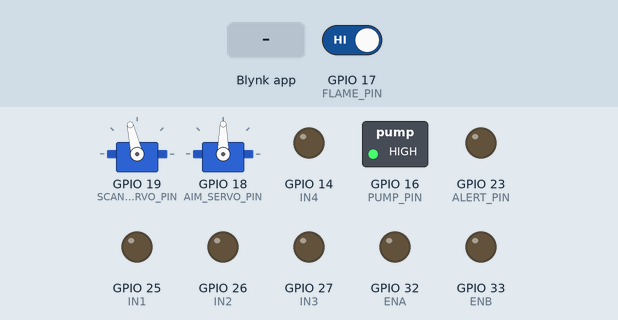
A sketch run on a simulated ESP32. Shown: 2 × servo, switched loads named in the sketch (green lamp = pin HIGH), output pins drawn as LEDs (lit = HIGH). Dashed ring = blinking. Inputs (shaded band) come from the test bench; at power-on: GPIO 17 (FLAME_PIN) HIGH. WiFi joins after 1.5 s; servers stay silent unless stated.

Above: at 3.07 s.
3.1 s: GPIO 17 (FLAME_PIN) driven LOW
At 4.3 s:
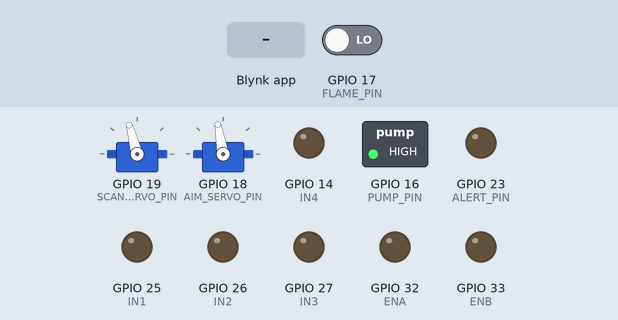
4.6 s: Blynk app writes 1 to V11
At 4.75 s:
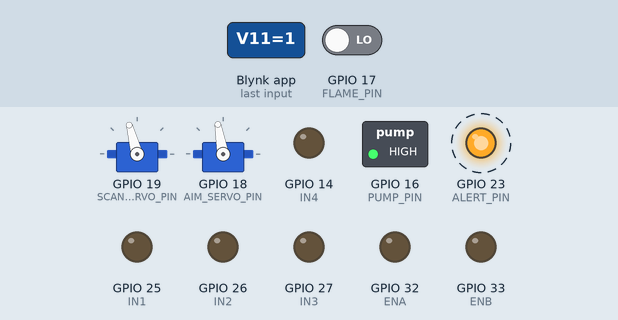
7.6 s: Blynk app writes 1 to V1
At 7.75 s:
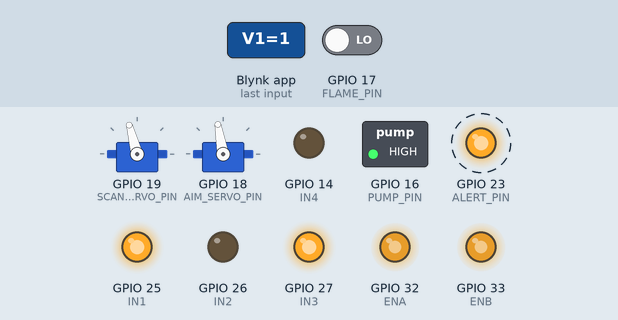
10.6 s: Blynk app writes 1 to V2
At 10.76 s:
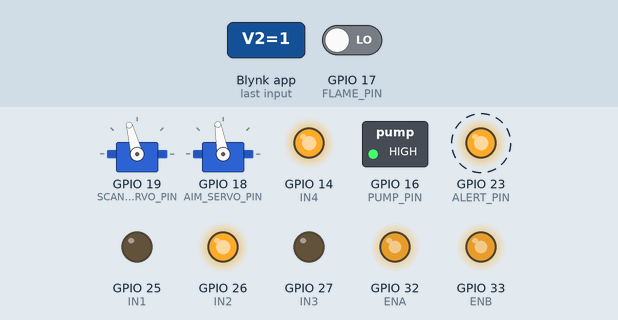
13.6 s: GPIO 17 (FLAME_PIN) driven HIGH
At 14.37 s:
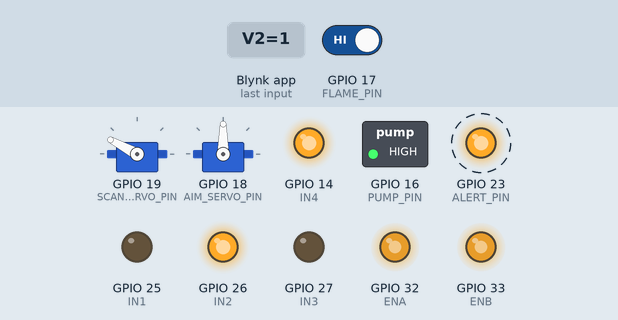
16.6 s: Blynk app writes 200 to V1
At 16.77 s:
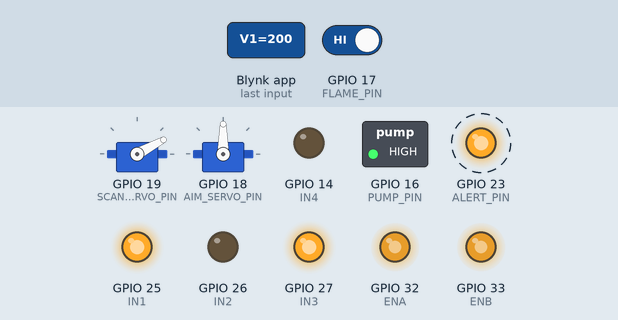
Timing chart, 0 to 50.5 s (numbered marks = the images above; inputs shaded):
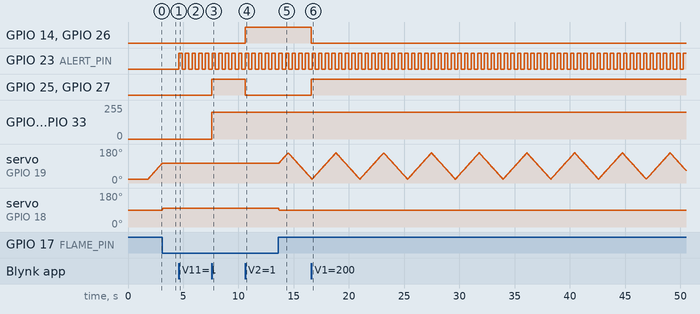

Measured:
- after the input at 3.1 s, servo on GPIO 19 (SCAN_SERVO_PIN): stays 105° (without the input it goes to 107° after 0.02 s); servo on GPIO 18 (AIM_SERVO_PIN): 90° → 100° at once
- after the input at 4.6 s, GPIO 23 (ALERT_PIN): alternates HIGH for 0.30 s and LOW for 0.30 s, starting at once
- after the input at 7.6 s, GPIO 25 (IN1), GPIO 27 (IN3): LOW → HIGH at once; GPIO 32 (ENA), GPIO 33 (ENB): 0/255 → 200/255 at once
- after the input at 10.6 s, GPIO 14 (IN4), GPIO 26 (IN2): LOW → HIGH at once; GPIO 25 (IN1), GPIO 27 (IN3): HIGH → LOW at once
- after the input at 13.6 s, servo on GPIO 19 (SCAN_SERVO_PIN): rises from 105° to 160° in 0.82 s, then falls to 24° in 2.1 s; servo on GPIO 18 (AIM_SERVO_PIN): 100° → 90° at once
- after the input at 16.6 s, GPIO 14 (IN4), GPIO 26 (IN2): HIGH → LOW at once; GPIO 25 (IN1), GPIO 27 (IN3): LOW → HIGH at once

The sketch:

embedded.ino
```cpp
#define BLYNK_TEMPLATE_ID "TMPL6BFogGfR6"
#define BLYNK_TEMPLATE_NAME "Automated Firetruck"
#define BLYNK_AUTH_TOKEN "J4ePVy7zTh0MWif2cmXDdu4ULR8Cao5Z"

#include <WiFi.h>
#include <WiFiClient.h>
#include <BlynkSimpleEsp32.h>
#include <ESP32Servo.h>

#define IN1 25
#define IN2 26
#define IN3 27
#define IN4 14
#define ENA 32
#define ENB 33

#define FLAME_PIN 17
#define SCAN_SERVO_PIN 19
#define AIM_SERVO_PIN 18
#define PUMP_PIN 16
#define ALERT_PIN 23

unsigned long pumpStartTime = 0;
const unsigned long pumpDuration = 500;
bool pumpRunning = false;

char ssid[] = "WeLoveEmbedded";
char pass[] = "123456";

int speedValue = 200;

Servo scanServo;
Servo aimServo;

int servoPos = 20;
int servoDirection = 1;
unsigned long lastServoUpdate = 0;
const int servoDelay = 15;

bool aimLocked = false;

bool alertState = false;
bool sirenState = false;
unsigned long lastSirenToggle = 0;
const unsigned long sirenInterval = 300;

bool flameDetected = false;

int pumpMin = 40;
int pumpMax = 140;

void smoothMoveServo(Servo &servo, int startPos, int endPos, int stepDelay = 5) {
  if (startPos < endPos) {
    for (int pos = startPos; pos <= endPos; pos++) {
      servo.write(pos);
      delay(stepDelay);
    }
  } else {
    for (int pos = startPos; pos >= endPos; pos--) {
      servo.write(pos);
      delay(stepDelay);
    }
  }
}

void setSpeed(int s) {
  analogWrite(ENA, s);
  analogWrite(ENB, s);
}

void forward() {
  setSpeed(speedValue);
  digitalWrite(IN1, HIGH); digitalWrite(IN2, LOW);
  digitalWrite(IN3, HIGH); digitalWrite(IN4, LOW);
}

void backward() {
  setSpeed(speedValue);
  digitalWrite(IN1, LOW); digitalWrite(IN2, HIGH);
  digitalWrite(IN3, LOW); digitalWrite(IN4, HIGH);
}

void leftTurn() {
  setSpeed(speedValue);
  digitalWrite(IN1, LOW); digitalWrite(IN2, HIGH);
  digitalWrite(IN3, HIGH); digitalWrite(IN4, LOW);
}

void rightTurn() {
  setSpeed(speedValue);
  digitalWrite(IN1, HIGH); digitalWrite(IN2, LOW);
  digitalWrite(IN3, LOW); digitalWrite(IN4, HIGH);
}

void stopCar() {
  digitalWrite(IN1, LOW); digitalWrite(IN2, LOW);
  digitalWrite(IN3, LOW); digitalWrite(IN4, LOW);
}

BLYNK_WRITE(V1) { if (param.asInt()) forward(); }
BLYNK_WRITE(V2) { if (param.asInt()) backward(); }
BLYNK_WRITE(V3) { if (param.asInt()) leftTurn(); }
BLYNK_WRITE(V4) { if (param.asInt()) rightTurn(); }
BLYNK_WRITE(V7) { if (param.asInt()) stopCar(); }

BLYNK_WRITE(V8) {
  speedValue = param.asInt();
  setSpeed(speedValue);
}

BLYNK_WRITE(V9) {
  if (param.asInt()) {
    digitalWrite(PUMP_PIN, LOW);
    pumpStartTime = millis();
    pumpRunning = true;
  }
}

BLYNK_WRITE(V11) {
  alertState = param.asInt();
  if (!alertState) {
    digitalWrite(ALERT_PIN, LOW);
    sirenState = false;
  }
}

void setup() {
  Serial.begin(115200);

  pinMode(IN1, OUTPUT); pinMode(IN2, OUTPUT);
  pinMode(IN3, OUTPUT); pinMode(IN4, OUTPUT);
  pinMode(ENA, OUTPUT); pinMode(ENB, OUTPUT);

  pinMode(FLAME_PIN, INPUT_PULLUP);

  pinMode(ALERT_PIN, OUTPUT);
  digitalWrite(ALERT_PIN, LOW);

  pinMode(PUMP_PIN, OUTPUT);
  digitalWrite(PUMP_PIN, HIGH);

  scanServo.attach(SCAN_SERVO_PIN);
  scanServo.write(servoPos);

  aimServo.attach(AIM_SERVO_PIN);
  aimServo.write(90);

  Blynk.begin(BLYNK_AUTH_TOKEN, ssid, pass);
}

void loop() {
  Blynk.run();

  bool flameNow = (digitalRead(FLAME_PIN) == LOW);

  if (flameNow != flameDetected) {
    flameDetected = flameNow;

    if (flameDetected) {
      Blynk.virtualWrite(V10, "FIRE DETECTED");
    } else {
      Blynk.virtualWrite(V10, "NO FIRE");
    }
  }

  if (pumpRunning && millis() - pumpStartTime >= pumpDuration) {
    digitalWrite(PUMP_PIN, HIGH);
    pumpRunning = false;
  }

  if (flameDetected && !aimLocked) {
    int correctedAimAngle = map(servoPos, 20, 160, pumpMin, pumpMax);
    smoothMoveServo(aimServo, aimServo.read(), correctedAimAngle, 5);
    aimLocked = true;
  }

  if (!flameDetected && aimLocked) {
    int correctedCenter = map(90, 20, 160, pumpMin, pumpMax);
    smoothMoveServo(aimServo, aimServo.read(), correctedCenter, 5);
    aimLocked = false;
  }

  if (!flameDetected) {
    unsigned long now = millis();
    if (now - lastServoUpdate >= servoDelay) {
      servoPos += servoDirection;
      if (servoPos >= 160) servoDirection = -1;
      if (servoPos <= 20)  servoDirection = 1;

      scanServo.write(servoPos);
      lastServoUpdate = now;
    }
  }

  if (alertState) {
    unsigned long now = millis();
    if (now - lastSirenToggle >= sirenInterval) {
      sirenState = !sirenState;
      digitalWrite(ALERT_PIN, sirenState ? HIGH : LOW);
      lastSirenToggle = now;
    }
  }
}
```
